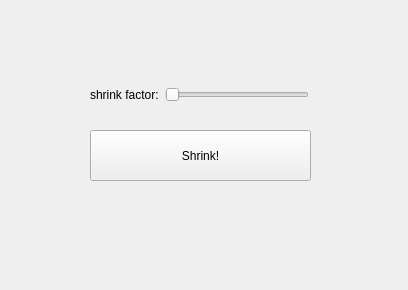
<?xml version="1.0" encoding="UTF-8"?>
<ui version="4.0">
 <class>Shrink</class>
 <widget class="QDockWidget" name="Shrink">
  <property name="geometry">
   <rect>
    <x>0</x>
    <y>0</y>
    <width>408</width>
    <height>290</height>
   </rect>
  </property>
  <property name="windowTitle">
   <string>Shrink</string>
  </property>
  <widget class="QWidget" name="dockWidgetContents">
   <widget class="QPushButton" name="apply_shrink_button">
    <property name="geometry">
     <rect>
      <x>90</x>
      <y>130</y>
      <width>221</width>
      <height>51</height>
     </rect>
    </property>
    <property name="text">
     <string>Shrink!</string>
    </property>
   </widget>
   <widget class="QWidget" name="layoutWidget">
    <property name="geometry">
     <rect>
      <x>90</x>
      <y>80</y>
      <width>219</width>
      <height>30</height>
     </rect>
    </property>
    <layout class="QHBoxLayout" name="horizontalLayout">
     <item>
      <widget class="QLabel" name="shrinl_factor_label">
       <property name="text">
        <string>shrink factor:</string>
       </property>
      </widget>
     </item>
     <item>
      <widget class="QSlider" name="factor_slider">
       <property name="minimum">
        <number>0</number>
       </property>
       <property name="maximum">
        <number>1</number>
       </property>
       <property name="singleStep">
        <number>1</number>
       </property>
       <property name="value">
        <number>0</number>
       </property>
       <property name="sliderPosition">
        <number>0</number>
       </property>
       <property name="orientation">
        <enum>Qt::Horizontal</enum>
       </property>
      </widget>
     </item>
    </layout>
   </widget>
  </widget>
 </widget>
 <resources/>
 <connections/>
</ui>
